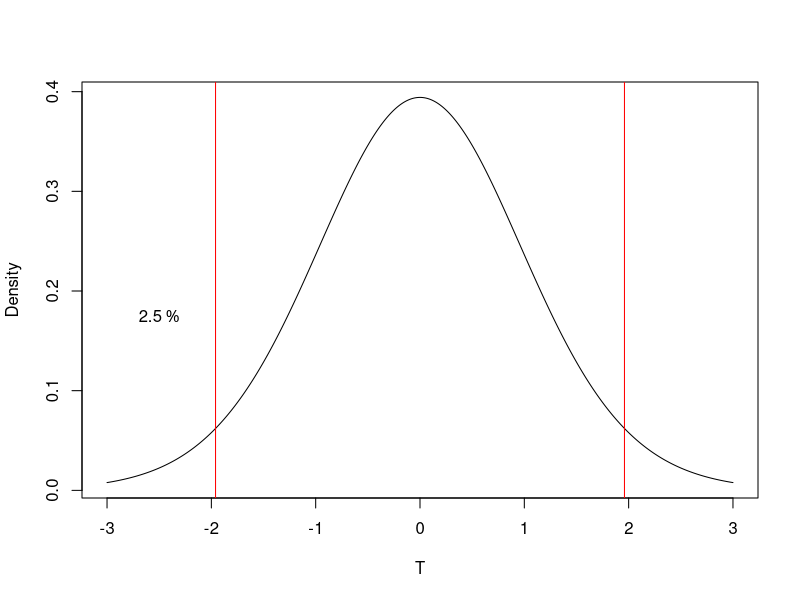

Reproduce this figure in R.
## ---- chunk 1
knitr::opts_chunk$set(echo = TRUE)
## ---- chunk 2
bodyfat <- read.csv('bodyfat.csv', header=FALSE)
colnames(bodyfat) <- c("fatpercent", "gender")
## ---- chunk 3

bodyfat <- read.csv('bodyfat.csv', header=FALSE)
colnames(bodyfat) <- c("fatpercent", "gender")

t_test <- t.test(fatpercent ~ gender, data = bodyfat)

t_statistic <- t_test$statistic
conf_interval <- t_test$conf.int
## ---- chunk 4
print(conf_interval)
## ---- chunk 5
cat("t-value:", t_statistic)
cat("P-Value:", t_test$p.value)
## ---- chunk 6
degfreedom <- (13+10)-2

plot(seq(-3, 3, by=0.01), dt(seq(-3, 3, by=0.01), degfreedom), type="l", xlab="T", ylab="Density")
abline(v=c(qnorm(0.025), qnorm(0.975)), col="red")

text(-2.5,0.175, expression(2.5~symbol("\045")))
text(2.5,0.999, expression(2.5~symbol("\045")))


